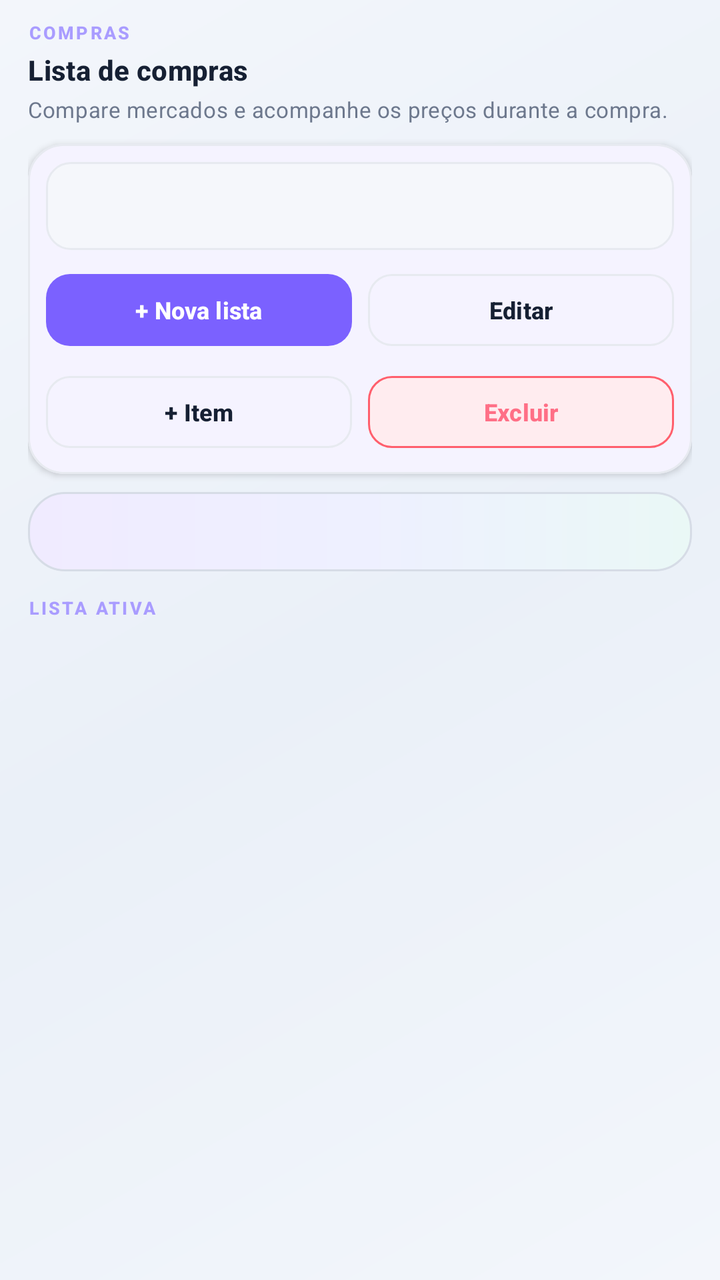
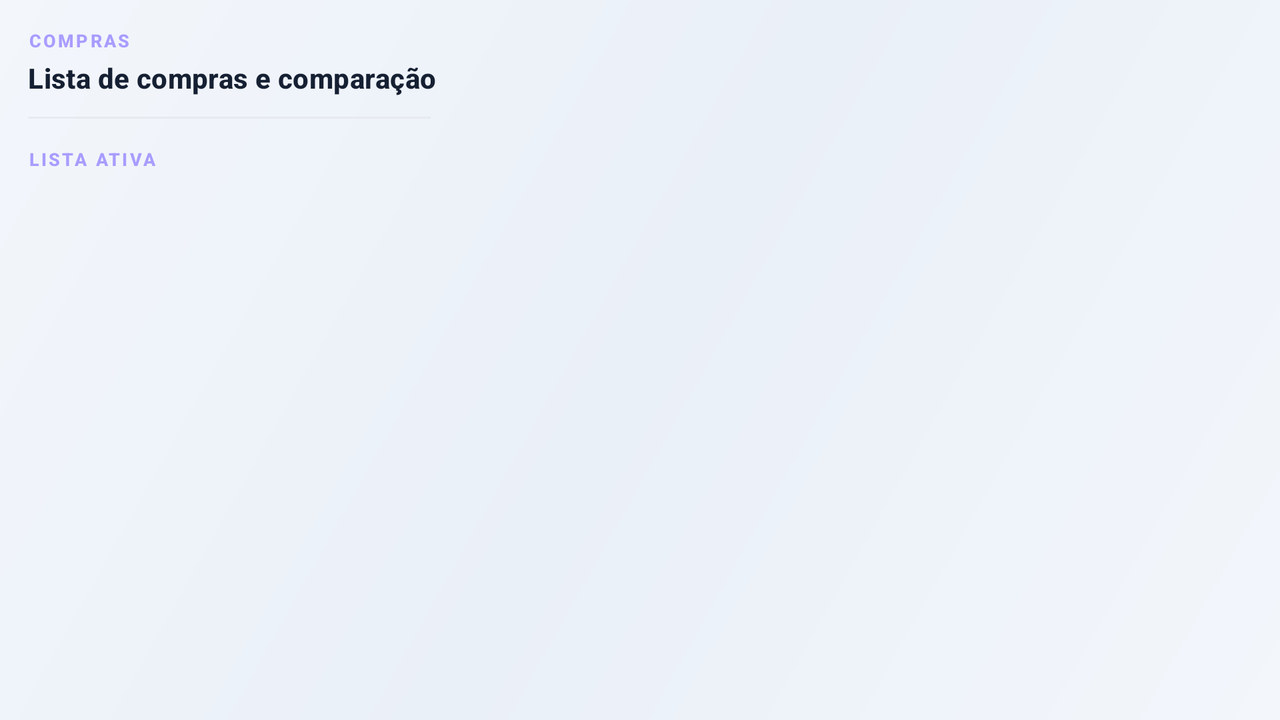

The same Android screen from two of the app's own layout files: first res/layout/ as a phone draws it, then the repository's variant for another configuration, drawn on a device whose configuration selects that folder. Both files follow.
<!-- AndroidManifest.xml: application theme Theme.StopGastos -->
<!-- res/layout/fragment_shopping.xml -->
<?xml version="1.0" encoding="utf-8"?>
<LinearLayout xmlns:android="http://schemas.android.com/apk/res/android"
    xmlns:app="http://schemas.android.com/apk/res-auto"
    android:layout_width="match_parent"
    android:layout_height="match_parent"
    android:background="@drawable/bg_app_gradient"
    android:orientation="vertical"
    android:paddingStart="@dimen/screen_padding"
    android:paddingTop="10dp"
    android:paddingEnd="@dimen/screen_padding"
    android:paddingBottom="8dp">

    <TextView android:layout_width="wrap_content" android:layout_height="wrap_content" android:text="COMPRAS" android:textAppearance="@style/TextAppearance.StopGastos.Eyebrow" />
    <TextView android:layout_width="match_parent" android:layout_height="wrap_content" android:layout_marginTop="3dp" android:text="Lista de compras" android:textAppearance="@style/TextAppearance.StopGastos.Section" />
    <TextView android:layout_width="match_parent" android:layout_height="wrap_content" android:layout_marginTop="3dp" android:text="Compare mercados e acompanhe os preços durante a compra." android:textAppearance="@style/TextAppearance.StopGastos.BodyMuted" />

    <com.google.android.material.card.MaterialCardView
        style="@style/Widget.StopGastos.Card"
        android:layout_width="match_parent"
        android:layout_height="wrap_content"
        android:layout_marginTop="10dp">

        <LinearLayout android:layout_width="match_parent" android:layout_height="wrap_content" android:orientation="vertical" android:padding="9dp">
            <Spinner
                android:id="@+id/shopping_list_spinner"
                android:layout_width="match_parent"
                android:layout_height="@dimen/control_height"
                android:background="@drawable/bg_input"
                android:paddingStart="10dp"
                android:paddingEnd="10dp"
                android:popupBackground="@color/surface" />

            <LinearLayout android:layout_width="match_parent" android:layout_height="wrap_content" android:layout_marginTop="8dp" android:orientation="horizontal">
                <com.google.android.material.button.MaterialButton android:id="@+id/shopping_add_list" style="@style/Widget.StopGastos.Button.Primary" android:layout_width="0dp" android:layout_height="wrap_content" android:layout_weight="1" android:text="+ Nova lista" />
                <Space android:layout_width="8dp" android:layout_height="1dp" />
                <com.google.android.material.button.MaterialButton android:id="@+id/shopping_edit_list" style="@style/Widget.StopGastos.Button.Secondary" android:layout_width="0dp" android:layout_height="wrap_content" android:layout_weight="1" android:text="Editar" />
            </LinearLayout>

            <LinearLayout android:layout_width="match_parent" android:layout_height="wrap_content" android:layout_marginTop="7dp" android:orientation="horizontal">
                <com.google.android.material.button.MaterialButton android:id="@+id/shopping_add_item" style="@style/Widget.StopGastos.Button.Secondary" android:layout_width="0dp" android:layout_height="wrap_content" android:layout_weight="1" android:text="+ Item" />
                <Space android:layout_width="8dp" android:layout_height="1dp" />
                <com.google.android.material.button.MaterialButton android:id="@+id/shopping_delete_list" style="@style/Widget.StopGastos.Button.Danger" android:layout_width="0dp" android:layout_height="wrap_content" android:layout_weight="1" android:text="Excluir" />
            </LinearLayout>
        </LinearLayout>
    </com.google.android.material.card.MaterialCardView>

    <TextView
        android:id="@+id/shopping_comparison"
        android:layout_width="match_parent"
        android:layout_height="wrap_content"
        android:layout_marginTop="9dp"
        android:background="@drawable/bg_hero_gradient"
        android:padding="13dp"
        android:textColor="@color/text_primary"
        android:textSize="10sp"
        android:lineSpacingExtra="2dp" />

    <TextView android:layout_width="wrap_content" android:layout_height="wrap_content" android:layout_marginTop="12dp" android:text="LISTA ATIVA" android:textAppearance="@style/TextAppearance.StopGastos.Eyebrow" />

    <androidx.recyclerview.widget.RecyclerView
        android:id="@+id/shopping_recycler"
        android:layout_width="match_parent"
        android:layout_height="0dp"
        android:layout_weight="1"
        android:layout_marginTop="7dp"
        android:clipToPadding="false"
        android:paddingBottom="10dp" />
</LinearLayout>
<!-- resources referenced by this layout -->
<resources>
  <color name="surface">#FFFFFF</color>
  <color name="text_primary">#162033</color>
  <dimen name="control_height">44dp</dimen>
  <dimen name="screen_padding">14dp</dimen>
  <!-- drawable bg_app_gradient (drawable) -->
  <shape xmlns:android="http://schemas.android.com/apk/res/android" android:shape="rectangle">
      <gradient android:angle="135" android:startColor="@color/background" android:centerColor="@color/background_soft" android:endColor="@color/background" />
  </shape>
  <!-- drawable bg_hero_gradient (drawable) -->
  <shape xmlns:android="http://schemas.android.com/apk/res/android" android:shape="rectangle">
      <corners android:radius="18dp" />
      <gradient
          android:angle="0"
          android:startColor="@color/hero_start"
          android:centerColor="@color/hero_mid"
          android:endColor="@color/hero_end" />
      <stroke android:width="1dp" android:color="@color/line_strong" />
  </shape>
  <!-- drawable bg_input (drawable) -->
  <shape xmlns:android="http://schemas.android.com/apk/res/android" android:shape="rectangle">
      <solid android:color="@color/surface_2" />
      <stroke android:width="1dp" android:color="@color/line" />
      <corners android:radius="12dp" />
      <padding android:left="12dp" android:top="9dp" android:right="12dp" android:bottom="9dp" />
  </shape>
  <style name="TextAppearance.StopGastos.BodyMuted" parent="TextAppearance.Material3.BodyMedium">
          <item name="android:textColor">@color/text_muted</item>
          <item name="android:textSize">11sp</item>
          <item name="android:lineSpacingExtra">2dp</item>
      </style>
  <style name="TextAppearance.StopGastos.Eyebrow" parent="TextAppearance.Material3.LabelSmall">
          <item name="android:textColor">@color/hero_label</item>
          <item name="android:textStyle">bold</item>
          <item name="android:letterSpacing">0.12</item>
          <item name="android:textAllCaps">true</item>
          <item name="android:textSize">9sp</item>
      </style>
  <style name="TextAppearance.StopGastos.Section" parent="TextAppearance.Material3.TitleMedium">
          <item name="android:textColor">@color/text_primary</item>
          <item name="android:textStyle">bold</item>
          <item name="android:textSize">14sp</item>
      </style>
  <style name="Widget.StopGastos.Button.Primary" parent="Widget.Material3.Button">
          <item name="backgroundTint">@color/primary</item>
          <item name="android:textColor">@color/white</item>
          <item name="cornerRadius">12dp</item>
          <item name="android:minHeight">@dimen/control_height</item>
          <item name="android:textAllCaps">false</item>
          <item name="android:textStyle">bold</item>
          <item name="android:textSize">12sp</item>
      </style>
  <style name="Widget.StopGastos.Card" parent="Widget.Material3.CardView.Elevated">
          <item name="cardBackgroundColor">@color/surface</item>
          <item name="cardCornerRadius">@dimen/card_radius</item>
          <item name="cardElevation">2dp</item>
          <item name="strokeColor">@color/line</item>
          <item name="strokeWidth">1dp</item>
      </style>
  <color name="background">#F3F6FB</color>
  <color name="background_soft">#EAF0F8</color>
  <color name="hero_start">#F0EBFF</color>
  <color name="hero_mid">#EEF0FF</color>
  <color name="hero_end">#EAF8F6</color>
  <color name="line_strong">#D6DCE6</color>
  <color name="surface_2">#F5F7FB</color>
  <color name="line">#E7EAF0</color>
  <color name="text_muted">#6D788D</color>
  <color name="hero_label">#A99CFF</color>
  <color name="danger_soft">#FFECEF</color>
  <color name="danger">#FF5F6D</color>
  <color name="expense">#FF6F86</color>
  <color name="primary">#7B61FF</color>
  <color name="white">#FFFFFF</color>
  <dimen name="card_radius">18dp</dimen>
  <color name="on_primary">#FFFFFF</color>
  <color name="primary_soft">#EEEAFE</color>
  <color name="secondary">#16C7B7</color>
  <!-- some entries are left out for length -->
</resources>
<!-- res/layout-w600dp/fragment_shopping.xml (the repository's variant of the layout above) -->
<!-- drawn on the phone turned sideways -->
<?xml version="1.0" encoding="utf-8"?>
<LinearLayout xmlns:android="http://schemas.android.com/apk/res/android"
    xmlns:app="http://schemas.android.com/apk/res-auto"
    android:layout_width="match_parent"
    android:layout_height="match_parent"
    android:background="@drawable/bg_app_gradient"
    android:orientation="vertical"
    android:paddingStart="@dimen/screen_padding"
    android:paddingTop="14dp"
    android:paddingEnd="@dimen/screen_padding"
    android:paddingBottom="10dp">

    <TextView android:layout_width="wrap_content" android:layout_height="wrap_content" android:text="COMPRAS" android:textAppearance="@style/TextAppearance.StopGastos.Eyebrow" />
    <TextView android:layout_width="match_parent" android:layout_height="wrap_content" android:layout_marginTop="3dp" android:text="Lista de compras e comparação" android:textAppearance="@style/TextAppearance.StopGastos.Section" />

    <LinearLayout
        android:layout_width="match_parent"
        android:layout_height="wrap_content"
        android:layout_marginTop="10dp"
        android:baselineAligned="false"
        android:orientation="horizontal">

        <com.google.android.material.card.MaterialCardView
            style="@style/Widget.StopGastos.Card"
            android:layout_width="0dp"
            android:layout_height="match_parent"
            android:layout_weight="1">

            <LinearLayout
                android:layout_width="match_parent"
                android:layout_height="match_parent"
                android:orientation="vertical"
                android:padding="11dp">

                <Spinner
                    android:id="@+id/shopping_list_spinner"
                    android:layout_width="match_parent"
                    android:layout_height="@dimen/control_height"
                    android:background="@drawable/bg_input"
                    android:paddingStart="10dp"
                    android:paddingEnd="10dp"
                    android:popupBackground="@color/surface" />

                <LinearLayout android:layout_width="match_parent" android:layout_height="wrap_content" android:layout_marginTop="8dp" android:orientation="horizontal">
                    <com.google.android.material.button.MaterialButton android:id="@+id/shopping_add_list" style="@style/Widget.StopGastos.Button.Primary" android:layout_width="0dp" android:layout_height="wrap_content" android:layout_weight="1" android:text="+ Nova lista" />
                    <Space android:layout_width="8dp" android:layout_height="1dp" />
                    <com.google.android.material.button.MaterialButton android:id="@+id/shopping_edit_list" style="@style/Widget.StopGastos.Button.Secondary" android:layout_width="0dp" android:layout_height="wrap_content" android:layout_weight="1" android:text="Editar" />
                </LinearLayout>

                <LinearLayout android:layout_width="match_parent" android:layout_height="wrap_content" android:layout_marginTop="7dp" android:orientation="horizontal">
                    <com.google.android.material.button.MaterialButton android:id="@+id/shopping_add_item" style="@style/Widget.StopGastos.Button.Secondary" android:layout_width="0dp" android:layout_height="wrap_content" android:layout_weight="1" android:text="+ Item" />
                    <Space android:layout_width="8dp" android:layout_height="1dp" />
                    <com.google.android.material.button.MaterialButton android:id="@+id/shopping_delete_list" style="@style/Widget.StopGastos.Button.Danger" android:layout_width="0dp" android:layout_height="wrap_content" android:layout_weight="1" android:text="Excluir" />
                </LinearLayout>
            </LinearLayout>
        </com.google.android.material.card.MaterialCardView>

        <Space android:layout_width="12dp" android:layout_height="1dp" />

        <TextView
            android:id="@+id/shopping_comparison"
            android:layout_width="0dp"
            android:layout_height="match_parent"
            android:layout_weight="2"
            android:background="@drawable/bg_hero_gradient"
            android:gravity="center_vertical"
            android:padding="16dp"
            android:textColor="@color/text_primary"
            android:textSize="11sp"
            android:lineSpacingExtra="3dp" />
    </LinearLayout>

    <TextView android:layout_width="wrap_content" android:layout_height="wrap_content" android:layout_marginTop="14dp" android:text="LISTA ATIVA" android:textAppearance="@style/TextAppearance.StopGastos.Eyebrow" />

    <androidx.recyclerview.widget.RecyclerView
        android:id="@+id/shopping_recycler"
        android:layout_width="match_parent"
        android:layout_height="0dp"
        android:layout_weight="1"
        android:layout_marginTop="8dp"
        android:clipToPadding="false"
        android:paddingBottom="10dp" />
</LinearLayout>
<!-- resources referenced by the variant -->
<!-- as the phone turned sideways resolves them -->
<resources>
  <color name="surface">#FFFFFF</color>
  <color name="text_primary">#162033</color>
  <dimen name="control_height">44dp</dimen>
  <dimen name="screen_padding">14dp</dimen>
  <!-- drawable bg_app_gradient (drawable) -->
  <shape xmlns:android="http://schemas.android.com/apk/res/android" android:shape="rectangle">
      <gradient android:angle="135" android:startColor="@color/background" android:centerColor="@color/background_soft" android:endColor="@color/background" />
  </shape>
  <!-- drawable bg_hero_gradient (drawable) -->
  <shape xmlns:android="http://schemas.android.com/apk/res/android" android:shape="rectangle">
      <corners android:radius="18dp" />
      <gradient
          android:angle="0"
          android:startColor="@color/hero_start"
          android:centerColor="@color/hero_mid"
          android:endColor="@color/hero_end" />
      <stroke android:width="1dp" android:color="@color/line_strong" />
  </shape>
  <!-- drawable bg_input (drawable) -->
  <shape xmlns:android="http://schemas.android.com/apk/res/android" android:shape="rectangle">
      <solid android:color="@color/surface_2" />
      <stroke android:width="1dp" android:color="@color/line" />
      <corners android:radius="12dp" />
      <padding android:left="12dp" android:top="9dp" android:right="12dp" android:bottom="9dp" />
  </shape>
  <style name="TextAppearance.StopGastos.Eyebrow" parent="TextAppearance.Material3.LabelSmall">
          <item name="android:textColor">@color/hero_label</item>
          <item name="android:textStyle">bold</item>
          <item name="android:letterSpacing">0.12</item>
          <item name="android:textAllCaps">true</item>
          <item name="android:textSize">9sp</item>
      </style>
  <style name="TextAppearance.StopGastos.Section" parent="TextAppearance.Material3.TitleMedium">
          <item name="android:textColor">@color/text_primary</item>
          <item name="android:textStyle">bold</item>
          <item name="android:textSize">14sp</item>
      </style>
  <style name="Widget.StopGastos.Button.Primary" parent="Widget.Material3.Button">
          <item name="backgroundTint">@color/primary</item>
          <item name="android:textColor">@color/white</item>
          <item name="cornerRadius">12dp</item>
          <item name="android:minHeight">@dimen/control_height</item>
          <item name="android:textAllCaps">false</item>
          <item name="android:textStyle">bold</item>
          <item name="android:textSize">12sp</item>
      </style>
  <style name="Widget.StopGastos.Card" parent="Widget.Material3.CardView.Elevated">
          <item name="cardBackgroundColor">@color/surface</item>
          <item name="cardCornerRadius">@dimen/card_radius</item>
          <item name="cardElevation">2dp</item>
          <item name="strokeColor">@color/line</item>
          <item name="strokeWidth">1dp</item>
      </style>
  <color name="background">#F3F6FB</color>
  <color name="background_soft">#EAF0F8</color>
  <color name="hero_start">#F0EBFF</color>
  <color name="hero_mid">#EEF0FF</color>
  <color name="hero_end">#EAF8F6</color>
  <color name="line_strong">#D6DCE6</color>
  <color name="surface_2">#F5F7FB</color>
  <color name="line">#E7EAF0</color>
  <color name="hero_label">#A99CFF</color>
  <color name="danger_soft">#FFECEF</color>
  <color name="danger">#FF5F6D</color>
  <color name="expense">#FF6F86</color>
  <color name="primary">#7B61FF</color>
  <color name="white">#FFFFFF</color>
  <dimen name="card_radius">18dp</dimen>
  <color name="on_primary">#FFFFFF</color>
  <color name="primary_soft">#EEEAFE</color>
  <color name="secondary">#16C7B7</color>
  <color name="text_muted">#6D788D</color>
  <!-- some entries are left out for length -->
</resources>
